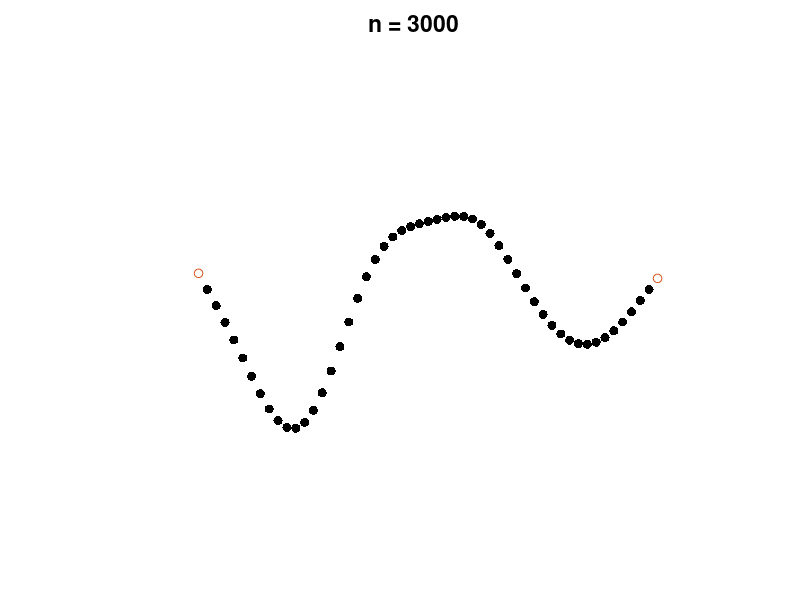

Write MATLAB code to recreate this figure. (Note: this script raises an error after producing the figure.)
clear all;
close all;
fs = 8000;
t = 1:fs + 543;
y = sin(2 * pi * t / fs) + sin(3 * pi * t / fs) + sin(6.5 * pi * t / fs);

N = length(t);
uNext = zeros(N, 1);
u = y';
uPrev = y';
lambdaSq = 1;
N = N - 4;
B = sparse(2:N, 1:N-1, lambdaSq * ones(1, N-1), N, N) + ...
    sparse(1:N, 1:N, (2 - 2 * lambdaSq) * ones(1, N), N, N) + ...
    sparse(1:N-1, 2:N, lambdaSq * ones(1, N-1), N, N);
C = sparse(1:N, 1:N, -1 * ones(1, N), N, N);
N = N + 4;
figure('Renderer', 'painters', 'Position', [200 200 600 200])
loops = 3001;
M(100) = struct('cdata',[],'colormap',[]);
set(gca, 'Color', 'white')
frame = 1;
continuous = false;
bc = 'ss';
for n = 1:loops
    uNext(3:N-2) = B * u(3:N-2) + C * uPrev(3:N-2);
%     uNext(172:N-172) = B(172:N-172, 172:N-172) * u(172:N-172) + C(172:N-172, 172:N-172) * uPrev(172:N-172);
    uPrev = u;
    u = uNext;
    if mod(n, 10) == 0
        if continuous
            plot(uNext, 'k', 'LineWidth', 5)
            s = floor((n*1000 - 1) / fs) / 1000;
            if mod(s * 1000, 1) == 1
                string = ['t = ', num2str(s), '0 s'];
            else
                string = ['t = ', num2str(s), ' s'];
            end
        else
            clf;
            scatter(1:171:N + 171, [uNext(1:171:N); 0], 400, 'k', '.')
            if strcmp(bc, 'ss')
                hold on;
                scatter([1-171, N+171], -[uNext(172) uNext(8380)], 40, 'white');
            elseif strcmp(bc, 'clamped')
                hold on;
                scatter([1-171, N+171], [0 0], 400, 'k', '.');
%                 scatter([1-2*171, N+2*171], [0 0], 40, 'k', 'MarkerEdgeColor',[0 0 0]);
            end
                string = ['n = ', num2str(n)];
        end
        title (string, 'horizontalAlignment', 'center');
        axis off;
        set(gca, 'FontSize', 15, 'Color', 'white')
        ylim([-3, 3])
        drawnow;
        M(frame) = getframe(gcf);
        frame = frame + 1;
    end
end
% fig = figure;
% movie(fig,M,2)
v = VideoWriter('stringTestSS.mp4', 'MPEG-4');
open(v)
writeVideo(v, M);
close(v)